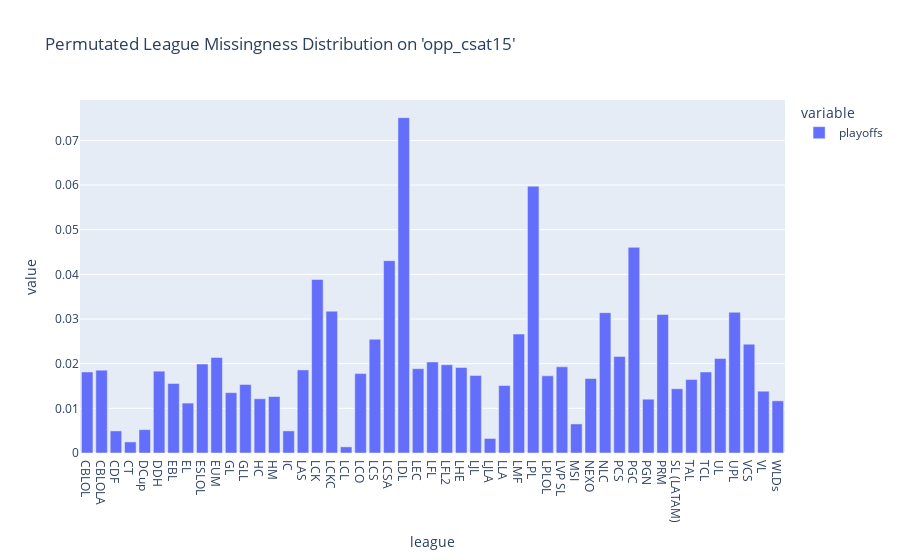

Notebook code for this chart:
### Code cell
league_dependence = test_df.groupby('league')['playoffs'].count()
split_dependence = test_df.groupby('split')['playoffs'].count()
playoff_depedence = test_df.groupby('playoffs')['playoffs'].count()
patch_dependence = test_df.groupby('patch')['playoffs'].count()
position_dependence = test_df.groupby('position')['playoffs'].count()

for data in [league_dependence]: #, split_dependence, playoff_depedence, patch_dependence, position_dependence]:
    fig = px.bar(data/data.sum(), title = "Permutated League Missingness Distribution on 'opp_csat15'")
    fig.show()
    fig.write_html("docs/assets/permutated_league_missingness.html")

### Figure 1 — Plotly figure (JSON) as saved in the notebook; plotly's stock layout.template omitted (floating-point values rounded to 4 significant figures)
{"data": [{"alignmentgroup": "True", "hovertemplate": "variable=playoffs<br>league=%{x}<br>value=%{y}<extra></extra>", "legendgroup": "playoffs", "marker": {"color": "#636efa", "pattern": {"shape": ""}}, "name": "playoffs", "offsetgroup": "playoffs", "orientation": "v", "showlegend": true, "textposition": "auto", "type": "bar", "x": ["CBLOL", "CBLOLA", "CDF", "CT", "DCup", "DDH", "EBL", "EL", "ESLOL", "EUM", "GL", "GLL", "HC", "HM", "IC", "LAS", "LCK", "LCKC", "LCL", "LCO", "LCS", "LCSA", "LDL", "LEC", "LFL", "LFL2", "LHE", "LJL", "LJLA", "LLA", "LMF", "LPL", "LPLOL", "LVP SL", "MSI", "NEXO", "NLC", "PCS", "PGC", "PGN", "PRM", "SL (LATAM)", "TAL", "TCL", "UL", "UPL", "VCS", "VL", "WLDs"], "xaxis": "x", "y": [0.01814, 0.01855, 0.004948, 0.002474, 0.005223, 0.01833, 0.01558, 0.01118, 0.01993, 0.02139, 0.01351, 0.01535, 0.01214, 0.01264, 0.004948, 0.0186, 0.03885, 0.03175, 0.001374, 0.01778, 0.02547, 0.04306, 0.07509, 0.01887, 0.02039, 0.01975, 0.01915, 0.01736, 0.003253, 0.01512, 0.02662, 0.05974, 0.01727, 0.01929, 0.006505, 0.01668, 0.03143, 0.02162, 0.04604, 0.01205, 0.03102, 0.01439, 0.01645, 0.01814, 0.02117, 0.03152, 0.02437, 0.01384, 0.01168], "yaxis": "y"}], "layout": {"barmode": "relative", "legend": {"title": {"text": "variable"}, "tracegroupgap": 0}, "title": {"text": "Permutated League Missingness Distribution on 'opp_csat15'"}, "xaxis": {"anchor": "y", "domain": [0, 1], "title": {"text": "league"}}, "yaxis": {"anchor": "x", "domain": [0, 1], "title": {"text": "value"}}}}
